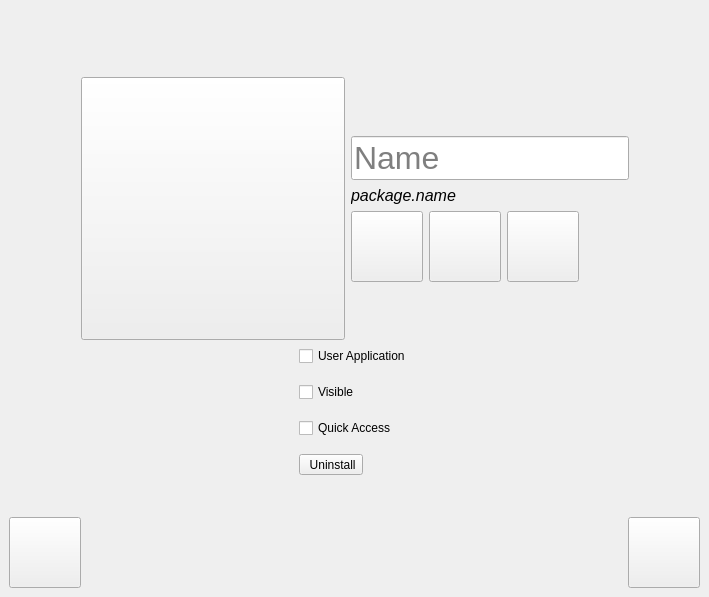
<?xml version="1.0" encoding="UTF-8"?>
<ui version="4.0">
 <class>AppSettingsWidget</class>
 <widget class="QWidget" name="AppSettingsWidget">
  <property name="geometry">
   <rect>
    <x>0</x>
    <y>0</y>
    <width>709</width>
    <height>597</height>
   </rect>
  </property>
  <property name="windowTitle">
   <string>Form</string>
  </property>
  <layout class="QVBoxLayout" name="verticalLayout_4">
   <property name="spacing">
    <number>0</number>
   </property>
   <property name="leftMargin">
    <number>0</number>
   </property>
   <property name="topMargin">
    <number>0</number>
   </property>
   <property name="rightMargin">
    <number>0</number>
   </property>
   <property name="bottomMargin">
    <number>0</number>
   </property>
   <item>
    <widget class="QStackedWidget" name="stackedWidget">
     <property name="currentIndex">
      <number>0</number>
     </property>
     <widget class="QWidget" name="settingsPage">
      <layout class="QVBoxLayout" name="verticalLayout_5">
       <item>
        <spacer name="verticalSpacer">
         <property name="orientation">
          <enum>Qt::Vertical</enum>
         </property>
         <property name="sizeHint" stdset="0">
          <size>
           <width>20</width>
           <height>73</height>
          </size>
         </property>
        </spacer>
       </item>
       <item>
        <layout class="QHBoxLayout" name="horizontalLayout_4">
         <item>
          <spacer name="horizontalSpacer_2">
           <property name="orientation">
            <enum>Qt::Horizontal</enum>
           </property>
           <property name="sizeHint" stdset="0">
            <size>
             <width>40</width>
             <height>20</height>
            </size>
           </property>
          </spacer>
         </item>
         <item>
          <layout class="QVBoxLayout" name="verticalLayout_3">
           <item>
            <widget class="QToolButton" name="iconButton">
             <property name="text">
              <string/>
             </property>
             <property name="icon">
              <iconset resource="resources.qrc">
               <normaloff>:/icons/app</normaloff>:/icons/app</iconset>
             </property>
             <property name="iconSize">
              <size>
               <width>256</width>
               <height>256</height>
              </size>
             </property>
            </widget>
           </item>
          </layout>
         </item>
         <item>
          <layout class="QVBoxLayout" name="verticalLayout">
           <item>
            <spacer name="verticalSpacer_3">
             <property name="orientation">
              <enum>Qt::Vertical</enum>
             </property>
             <property name="sizeHint" stdset="0">
              <size>
               <width>20</width>
               <height>40</height>
              </size>
             </property>
            </spacer>
           </item>
           <item>
            <widget class="QLineEdit" name="nameEdit">
             <property name="font">
              <font>
               <pointsize>24</pointsize>
              </font>
             </property>
             <property name="placeholderText">
              <string>Name</string>
             </property>
            </widget>
           </item>
           <item>
            <widget class="QLabel" name="packageNameLabel">
             <property name="font">
              <font>
               <pointsize>12</pointsize>
               <italic>true</italic>
              </font>
             </property>
             <property name="text">
              <string>package.name</string>
             </property>
            </widget>
           </item>
           <item>
            <layout class="QHBoxLayout" name="horizontalLayout">
             <property name="spacing">
              <number>6</number>
             </property>
             <item>
              <widget class="QToolButton" name="iconResetButton">
               <property name="text">
                <string/>
               </property>
               <property name="icon">
                <iconset resource="resources.qrc">
                 <normaloff>:/icons/reset</normaloff>:/icons/reset</iconset>
               </property>
               <property name="iconSize">
                <size>
                 <width>64</width>
                 <height>64</height>
                </size>
               </property>
              </widget>
             </item>
             <item>
              <widget class="QToolButton" name="iconBrowseButton">
               <property name="text">
                <string/>
               </property>
               <property name="icon">
                <iconset resource="resources.qrc">
                 <normaloff>:/icons/browse</normaloff>:/icons/browse</iconset>
               </property>
               <property name="iconSize">
                <size>
                 <width>64</width>
                 <height>64</height>
                </size>
               </property>
              </widget>
             </item>
             <item>
              <widget class="QToolButton" name="iconInternalButton">
               <property name="text">
                <string/>
               </property>
               <property name="icon">
                <iconset resource="resources.qrc">
                 <normaloff>:/icons/app</normaloff>:/icons/app</iconset>
               </property>
               <property name="iconSize">
                <size>
                 <width>64</width>
                 <height>64</height>
                </size>
               </property>
              </widget>
             </item>
             <item>
              <spacer name="horizontalSpacer_7">
               <property name="orientation">
                <enum>Qt::Horizontal</enum>
               </property>
               <property name="sizeHint" stdset="0">
                <size>
                 <width>40</width>
                 <height>20</height>
                </size>
               </property>
              </spacer>
             </item>
            </layout>
           </item>
           <item>
            <spacer name="verticalSpacer_4">
             <property name="orientation">
              <enum>Qt::Vertical</enum>
             </property>
             <property name="sizeHint" stdset="0">
              <size>
               <width>20</width>
               <height>40</height>
              </size>
             </property>
            </spacer>
           </item>
          </layout>
         </item>
         <item>
          <spacer name="horizontalSpacer_3">
           <property name="orientation">
            <enum>Qt::Horizontal</enum>
           </property>
           <property name="sizeHint" stdset="0">
            <size>
             <width>40</width>
             <height>20</height>
            </size>
           </property>
          </spacer>
         </item>
        </layout>
       </item>
       <item>
        <layout class="QHBoxLayout" name="horizontalLayout_3">
         <item>
          <spacer name="horizontalSpacer_4">
           <property name="orientation">
            <enum>Qt::Horizontal</enum>
           </property>
           <property name="sizeHint" stdset="0">
            <size>
             <width>40</width>
             <height>20</height>
            </size>
           </property>
          </spacer>
         </item>
         <item>
          <layout class="QVBoxLayout" name="verticalLayout_2">
           <property name="spacing">
            <number>16</number>
           </property>
           <item>
            <widget class="QCheckBox" name="userAppButton">
             <property name="text">
              <string>User Application</string>
             </property>
            </widget>
           </item>
           <item>
            <widget class="QCheckBox" name="hideButton">
             <property name="text">
              <string>Visible</string>
             </property>
            </widget>
           </item>
           <item>
            <widget class="QCheckBox" name="quickAccessButton">
             <property name="text">
              <string>Quick Access</string>
             </property>
            </widget>
           </item>
           <item>
            <widget class="QToolButton" name="uninstallButton">
             <property name="text">
              <string> Uninstall</string>
             </property>
             <property name="icon">
              <iconset resource="resources.qrc">
               <normaloff>:/appIcons/resources/icons/remove.svg</normaloff>:/appIcons/resources/icons/remove.svg</iconset>
             </property>
             <property name="iconSize">
              <size>
               <width>64</width>
               <height>64</height>
              </size>
             </property>
             <property name="toolButtonStyle">
              <enum>Qt::ToolButtonTextBesideIcon</enum>
             </property>
            </widget>
           </item>
          </layout>
         </item>
         <item>
          <spacer name="horizontalSpacer_5">
           <property name="orientation">
            <enum>Qt::Horizontal</enum>
           </property>
           <property name="sizeHint" stdset="0">
            <size>
             <width>40</width>
             <height>20</height>
            </size>
           </property>
          </spacer>
         </item>
        </layout>
       </item>
       <item>
        <spacer name="verticalSpacer_2">
         <property name="orientation">
          <enum>Qt::Vertical</enum>
         </property>
         <property name="sizeHint" stdset="0">
          <size>
           <width>20</width>
           <height>40</height>
          </size>
         </property>
        </spacer>
       </item>
       <item>
        <layout class="QHBoxLayout" name="horizontalLayout_2">
         <property name="topMargin">
          <number>0</number>
         </property>
         <item>
          <widget class="QToolButton" name="closeButton">
           <property name="text">
            <string/>
           </property>
           <property name="icon">
            <iconset resource="resources.qrc">
             <normaloff>:/icons/close</normaloff>:/icons/close</iconset>
           </property>
           <property name="iconSize">
            <size>
             <width>64</width>
             <height>64</height>
            </size>
           </property>
          </widget>
         </item>
         <item>
          <spacer name="horizontalSpacer">
           <property name="orientation">
            <enum>Qt::Horizontal</enum>
           </property>
           <property name="sizeHint" stdset="0">
            <size>
             <width>40</width>
             <height>20</height>
            </size>
           </property>
          </spacer>
         </item>
         <item>
          <widget class="QToolButton" name="applyButton">
           <property name="text">
            <string/>
           </property>
           <property name="icon">
            <iconset resource="resources.qrc">
             <normaloff>:/icons/apply</normaloff>:/icons/apply</iconset>
           </property>
           <property name="iconSize">
            <size>
             <width>64</width>
             <height>64</height>
            </size>
           </property>
          </widget>
         </item>
        </layout>
       </item>
      </layout>
     </widget>
     <widget class="QWidget" name="iconSelectorPage">
      <layout class="QVBoxLayout" name="iconSelectorLayout">
       <property name="spacing">
        <number>0</number>
       </property>
       <property name="leftMargin">
        <number>0</number>
       </property>
       <property name="topMargin">
        <number>0</number>
       </property>
       <property name="rightMargin">
        <number>0</number>
       </property>
       <property name="bottomMargin">
        <number>0</number>
       </property>
       <item>
        <layout class="QHBoxLayout" name="horizontalLayout_5">
         <property name="spacing">
          <number>15</number>
         </property>
         <property name="leftMargin">
          <number>15</number>
         </property>
         <property name="topMargin">
          <number>15</number>
         </property>
         <property name="rightMargin">
          <number>15</number>
         </property>
         <property name="bottomMargin">
          <number>15</number>
         </property>
         <item>
          <widget class="QToolButton" name="closeIconsButton">
           <property name="text">
            <string>...</string>
           </property>
           <property name="icon">
            <iconset resource="resources.qrc">
             <normaloff>:/icons/close</normaloff>:/icons/close</iconset>
           </property>
           <property name="iconSize">
            <size>
             <width>64</width>
             <height>64</height>
            </size>
           </property>
          </widget>
         </item>
         <item>
          <widget class="QToolButton" name="clearCmdButton">
           <property name="text">
            <string>...</string>
           </property>
           <property name="icon">
            <iconset resource="resources.qrc">
             <normaloff>:/icons/remove</normaloff>:/icons/remove</iconset>
           </property>
           <property name="iconSize">
            <size>
             <width>64</width>
             <height>64</height>
            </size>
           </property>
          </widget>
         </item>
         <item>
          <widget class="QLineEdit" name="lineEdit">
           <property name="font">
            <font>
             <pointsize>18</pointsize>
            </font>
           </property>
          </widget>
         </item>
         <item>
          <widget class="QToolButton" name="searchButton">
           <property name="text">
            <string>...</string>
           </property>
           <property name="icon">
            <iconset resource="resources.qrc">
             <normaloff>:/icons/search</normaloff>:/icons/search</iconset>
           </property>
           <property name="iconSize">
            <size>
             <width>64</width>
             <height>64</height>
            </size>
           </property>
          </widget>
         </item>
        </layout>
       </item>
      </layout>
     </widget>
    </widget>
   </item>
  </layout>
 </widget>
 <resources>
  <include location="resources.qrc"/>
 </resources>
 <connections/>
</ui>
